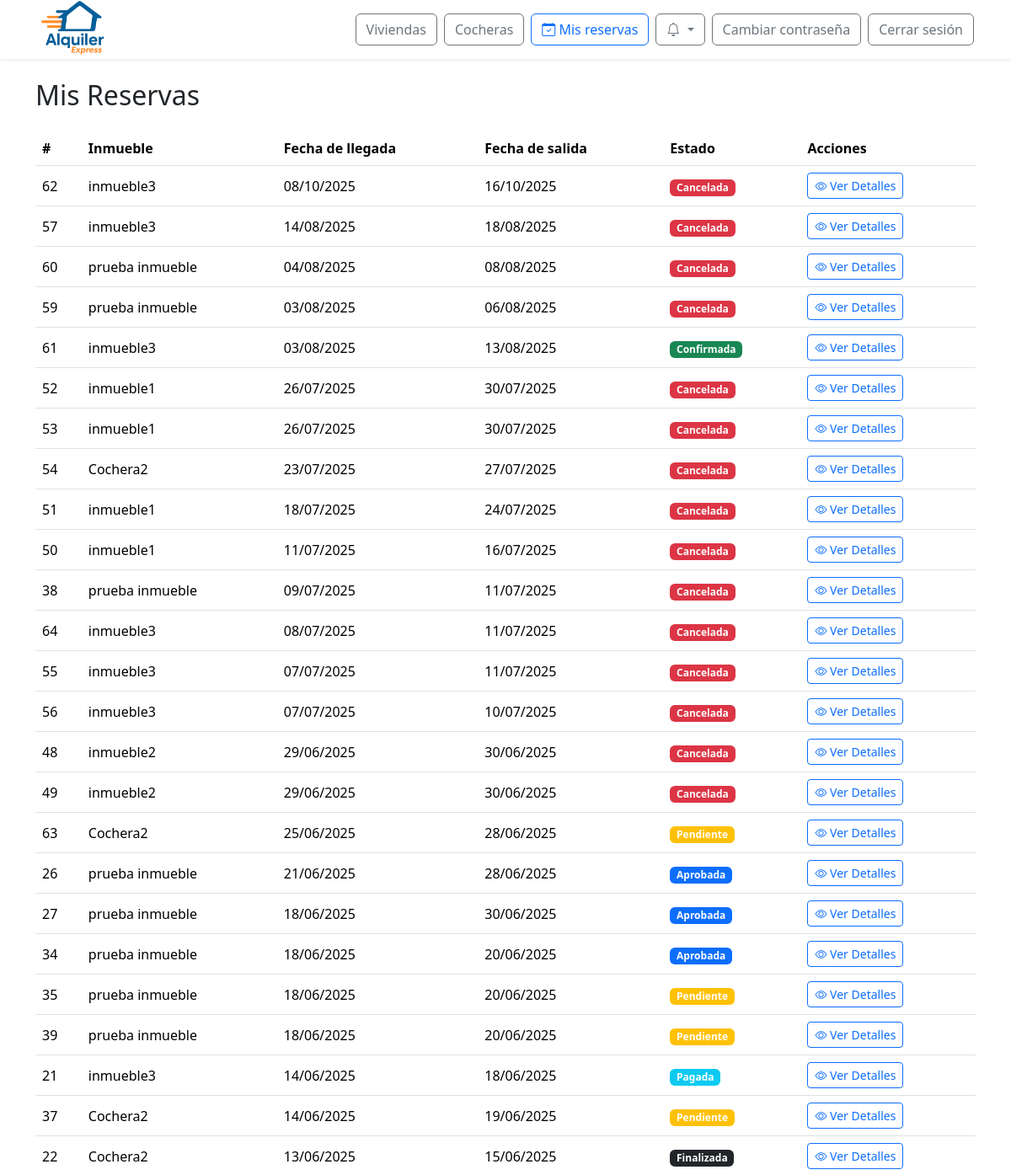
Page /reservas/ (signed in, upper part) on the earlier database version.
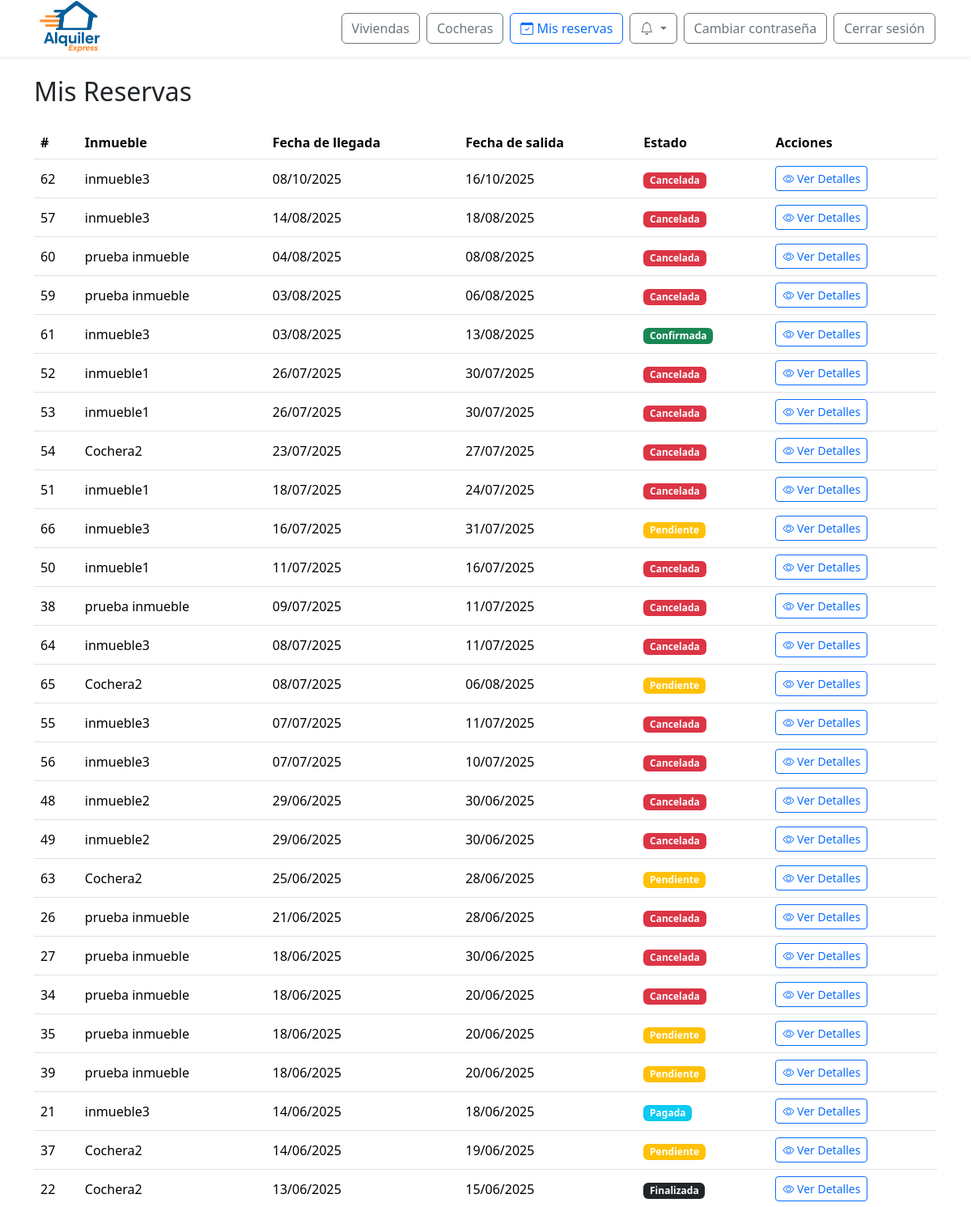
Same page on the later database version.
### web/models.py (models this page shows, shortened)
class Reserva(models.Model):
    id_reserva = models.AutoField(primary_key=True)
    fecha_inicio = models.DateField()
    fecha_fin = models.DateField()
    precio_total = models.DecimalField(max_digits=10, decimal_places=2)
    estado = models.ForeignKey(Estado, on_delete=models.SET_NULL, null=True)  # Aquí está el estado FK
    inmueble = models.ForeignKey(Inmueble, null=True, blank=True, on_delete=models.SET_NULL)
    cochera = models.ForeignKey(Cochera, null=True, blank=True, on_delete=models.SET_NULL)
    descripcion = models.TextField()
    aprobada_en = models.DateTimeField(null=True, blank=True)

class Inmueble(models.Model):
    id_inmueble = models.AutoField(primary_key=True)
    nombre = models.CharField(max_length=100, unique=True)
    ubicacion = models.TextField()
    provincia = models.ForeignKey(Provincia, on_delete=models.SET_NULL, null=True)
    ciudad = models.ForeignKey(Ciudad, on_delete=models.SET_NULL, null=True)
    descripcion = models.TextField()
    cantidad_banios = models.IntegerField()
    cantidad_ambientes = models.IntegerField()
    cantidad_camas = models.IntegerField()
    cantidad_huespedes = models.IntegerField()
    precio_por_dia = models.DecimalField(max_digits=10, decimal_places=2)
    politica_cancelacion = models.TextField()
    fecha_publicacion = models.DateField()
    cochera = models.ForeignKey(Cochera, null=True, blank=True, on_delete=models.SET_NULL)
    estado = models.ForeignKey(Estado, on_delete=models.SET_NULL, null=True)
    empleado = models.ForeignKey(Perfil, null=True, blank=True, on_delete=models.SET_NULL)
    minimo_dias_alquiler = models.PositiveIntegerField(default=1, verbose_name="Mínimo de días de alquiler")
    def __str__(self):
        return self.nombre

class Estado(models.Model):
    id_estado = models.AutoField(primary_key=True)
    nombre = models.CharField(max_length=100)

class Cochera(models.Model):
    id_cochera = models.AutoField(primary_key=True)
    nombre = models.CharField(max_length=100, unique=True)
    alto = models.FloatField()
    ancho = models.FloatField()
    largo = models.FloatField()
    cantidad_vehiculos = models.IntegerField()
    con_techo = models.BooleanField()
    descripcion = models.TextField()
    ubicacion = models.TextField()
    provincia = models.ForeignKey(Provincia, on_delete=models.SET_NULL, null=True)
    ciudad = models.ForeignKey(Ciudad, on_delete=models.SET_NULL, null=True)
    precio_por_dia = models.DecimalField(max_digits=10, decimal_places=2)
    politica_cancelacion = models.TextField()
    fecha_publicacion = models.DateField()
    estado = models.ForeignKey(Estado, on_delete=models.SET_NULL, null=True)
    empleado = models.ForeignKey(Perfil, null=True, blank=True, on_delete=models.SET_NULL)
    minimo_dias_alquiler = models.PositiveIntegerField(default=1, verbose_name="Mínimo de días de alquiler")
    def __str__(self):
        return self.nombre

### web/views.py (the view)
# urls.py: path('reservas/', views.reservas_usuario, name='reservas_usuario'),
@login_required
def reservas_usuario(request):
    reservas = Reserva.objects.filter(clienteinmueble__cliente=request.user.perfil).distinct().order_by('-fecha_inicio')
    return render(request, 'reservas.html', {
        'reservas': reservas
    })

### web/context_processors.py (called while the page is built)
def notifications(request):
    if request.user.is_authenticated:
        try:
            return {
                'notificaciones': request.user.perfil.notificacion_set.order_by('-fecha_creacion')[:10],
                'notificaciones_no_leidas': request.user.perfil.notificacion_set.filter(leido=False).count()
            }
        except Exception:
            return {}
    return {}

def is_client_context(request):
    return {'is_client': is_client(request.user)}

### web/templatetags/user_groups.py (called while the page is built)
@register.filter(name='has_group')
def has_group(user, group_name):
    if not user.is_authenticated:
        return False
    return user.groups.filter(name=group_name).exists()

### web/views.py (called while the page is built)
def is_client(user):
    return user.is_authenticated and user.groups.filter(name="cliente").exists()

### web/templates/reservas.html (shortened to what this page needs)
{% extends 'base.html' %}
{% load static %}
{% block content %}
<div class="container pt-4" style="margin-top: 70px;">
  <h2 class="mb-4">Mis Reservas</h2>
  {% if reservas %}
    <div class="table-responsive">
      <table class="table table-hover align-middle">
        <thead>
          <tr>
            <th>#</th>
            <th>Inmueble</th>
            <th>Fecha de llegada</th>
            <th>Fecha de salida</th>
            <th>Estado</th>
            <th>Acciones</th>
          </tr>
        </thead>
        <tbody>
          {% for reserva in reservas %}
          <tr>
            <td>{{ reserva.id_reserva }}</td>
            <td>
              {% if reserva.inmueble %}
                {{ reserva.inmueble }}
              {% elif reserva.cochera %}
                {{ reserva.cochera }}
              {% else %}
                -
              {% endif %}
            </td>
            <td>{{ reserva.fecha_inicio|date:"d/m/Y" }}</td>
            <td>{{ reserva.fecha_fin|date:"d/m/Y" }}</td>
            <td>
              <span class="badge
                {% if reserva.estado.nombre == 'Confirmada' %}bg-success
                {% elif reserva.estado.nombre == 'Cancelada' %}bg-danger
                {% elif reserva.estado.nombre == 'Rechazada' %}bg-secondary
                {% elif reserva.estado.nombre == 'Pagada' %}bg-info
                {% elif reserva.estado.nombre == 'Aprobada' %}bg-primary
                {% elif reserva.estado.nombre == 'Pendiente' %}bg-warning
                {% elif reserva.estado.nombre == 'Finalizada' %}bg-dark
                {% else %}bg-warning{% endif %}">
                {{ reserva.estado.nombre }}
              </span>
            </td>
            <td>
              <a href="{% url 'ver_detalle_reserva' reserva.id_reserva %}" class="btn btn-outline-primary btn-sm">
                <i class="bi bi-eye"></i> Ver Detalles
              </a>
            </td>
          </tr>
          {% endfor %}
        </tbody>
      </table>
    </div>
  {% else %}
    <div class="alert alert-info">No tienes reservas registradas.</div>
  {% endif %}
</div>
{% endblock %}

### web/templates/base.html (shortened to what this page needs)
{% load static %}
{% load user_groups %}
<!DOCTYPE html>
<html lang="es">
<head>
  <link href="https://cdn.jsdelivr.net/npm/bootstrap@5.3.3/dist/css/bootstrap.min.css" rel="stylesheet">
  <link href="https://cdn.jsdelivr.net/npm/bootstrap-icons@1.10.5/font/bootstrap-icons.css" rel="stylesheet">
  <link rel="stylesheet" href="https://cdn.jsdelivr.net/npm/sweetalert2@11/dist/sweetalert2.min.css">
  <link rel="stylesheet" href="{% static 'css/global.css' %}">
  <link rel="stylesheet" href="{% static 'css/notification.css' %}">
</head>
<body>
  <nav class="navbar navbar-expand-lg navbar-light bg-white fixed-top shadow-sm px-4">
    <div class="navbar__container container-fluid d-flex align-items-center justify-content-between">
      <div class="d-flex align-items-center me-3">
        <a href="{% url 'index' %}">
          <img src="{% static 'img/logo-alquiler-express-3.png' %}" alt="Logo Alquiler Express" class="navbar__icon">
        </a>
      </div>
      <div class="navbar__buttons d-flex align-items-center ms-3">
        <a href="{% url 'buscar_inmuebles' %}" class="btn btn-outline-secondary me-2">Viviendas</a>
        <a href="{% url 'buscar_cocheras' %}" class="btn btn-outline-secondary me-2">Cocheras</a>
        {% if user.is_authenticated %}
          {% if is_client %}
            <a href="{% url 'reservas_usuario' %}" class="btn btn-outline-primary me-2">
              <i class="bi bi-calendar-check"></i> Mis reservas
            </a>
          {% endif %}
          <div class="dropdown me-2">
            <button class="btn btn-outline-secondary position-relative dropdown-toggle"
                    type="button"
                    id="notificacionesDropdown"
                    data-bs-toggle="dropdown"
                    aria-expanded="false">
              <i class="bi bi-bell"></i>
            </button>
          </div>
          {% if not user.is_superuser %}
            <a href="{% url 'cambiar_contrasena' %}" class="btn btn-outline-secondary me-2">Cambiar contraseña</a>
          {% endif %}
          <form action="{% url 'logout' %}" method="post" class="d-inline">
            <button type="submit" class="btn btn-outline-secondary me-2">Cerrar sesión</button>
          </form>
        {% else %}
          <a href="{% url 'login' %}" class="btn btn-outline-secondary me-2">Iniciar sesión</a>
          <a href="{% url 'register' %}" class="btn btn-primary">Registrarse</a>
        {% endif %}
      </div>
    </div>
  </nav>
  {% block content %}{% endblock %}
</body>
</html>

### web/static/css/global.css (style rules this page uses)
:root { --color-azul-alquiler: #005A87; --color-naranja-alquiler: #F26A1B; --color-azul-hover: #004466; --color-naranja-hover: #d85b17; }
.navbar { height: 70px; }
.navbar__container { height: 70px; }
.navbar__icon { height: 72px; }

Differences in the rows shown:
added Reserva: id_reserva "66", inmueble "inmueble3", fecha_inicio "16/07/2025", fecha_fin "31/07/2025", estado.nombre "Pendiente"
added Reserva: id_reserva "65", cochera "Cochera2", fecha_inicio "08/07/2025", fecha_fin "06/08/2025", estado.nombre "Pendiente"
changed Reserva id 26: estado_id 3 → 6 (drawn); estado.nombre "Aprobada" → "Cancelada"
changed Reserva id 27: estado_id 3 → 6 (drawn); estado.nombre "Aprobada" → "Cancelada"
changed Reserva id 34: estado_id 3 → 6 (drawn); estado.nombre "Aprobada" → "Cancelada"
